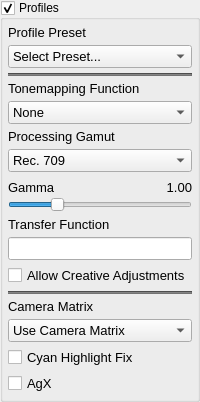
            <widget class="QGroupBox" name="groupBoxProfiles">
             <property name="title">
              <string>Profiles</string>
             </property>
             <property name="checkable">
              <bool>true</bool>
             </property>
             <layout class="QGridLayout" name="gridLayout_63">
              <property name="leftMargin">
               <number>5</number>
              </property>
              <property name="topMargin">
               <number>5</number>
              </property>
              <property name="rightMargin">
               <number>5</number>
              </property>
              <property name="bottomMargin">
               <number>5</number>
              </property>
              <item row="0" column="0">
               <widget class="QFrame" name="frameProfiles">
                <layout class="QGridLayout" name="gridLayout_62">
                 <property name="leftMargin">
                  <number>0</number>
                 </property>
                 <property name="topMargin">
                  <number>0</number>
                 </property>
                 <property name="rightMargin">
                  <number>0</number>
                 </property>
                 <property name="bottomMargin">
                  <number>0</number>
                 </property>
                 <property name="spacing">
                  <number>5</number>
                 </property>
                 <item row="8" column="0">
                  <widget class="QLabel" name="label_TransferFunction">
                   <property name="font">
                    <font>
                     <pointsize>10</pointsize>
                    </font>
                   </property>
                   <property name="text">
                    <string>Transfer Function</string>
                   </property>
                  </widget>
                 </item>
                 <item row="10" column="0">
                  <widget class="QCheckBox" name="checkBoxCreativeAdjustments">
                   <property name="enabled">
                    <bool>true</bool>
                   </property>
                   <property name="font">
                    <font>
                     <pointsize>10</pointsize>
                    </font>
                   </property>
                   <property name="toolTip">
                    <string>Warning: Having creative adjustments and log profile enabled may not give logarithmic output!</string>
                   </property>
                   <property name="layoutDirection">
                    <enum>Qt::LayoutDirection::LeftToRight</enum>
                   </property>
                   <property name="text">
                    <string>Allow Creative Adjustments</string>
                   </property>
                  </widget>
                 </item>
                 <item row="3" column="0">
                  <widget class="QLabel" name="label_TonemappingFunction">
                   <property name="font">
                    <font>
                     <pointsize>10</pointsize>
                    </font>
                   </property>
                   <property name="text">
                    <string>Tonemapping Function</string>
                   </property>
                  </widget>
                 </item>
                 <item row="5" column="0">
                  <widget class="QLabel" name="label_Gamut">
                   <property name="font">
                    <font>
                     <pointsize>10</pointsize>
                    </font>
                   </property>
                   <property name="text">
                    <string>Processing Gamut</string>
                   </property>
                  </widget>
                 </item>
                 <item row="1" column="0">
                  <widget class="NoScrollComboBox" name="comboBoxProfile">
                   <property name="minimumSize">
                    <size>
                     <width>0</width>
                     <height>0</height>
                    </size>
                   </property>
                   <property name="font">
                    <font>
                     <pointsize>10</pointsize>
                    </font>
                   </property>
                   <property name="currentText">
                    <string>Select Preset...</string>
                   </property>
                   <item>
                    <property name="text">
                     <string>Select Preset...</string>
                    </property>
                   </item>
                   <item>
                    <property name="text">
                     <string>Standard</string>
                    </property>
                   </item>
                   <item>
                    <property name="text">
                     <string>Tonemapped</string>
                    </property>
                   </item>
                   <item>
                    <property name="text">
                     <string>Film</string>
                    </property>
                   </item>
                   <item>
                    <property name="text">
                     <string>Alexa Log-C</string>
                    </property>
                   </item>
                   <item>
                    <property name="text">
                     <string>Cineon Log</string>
                    </property>
                   </item>
                   <item>
                    <property name="text">
                     <string>Sony S-Log3</string>
                    </property>
                   </item>
                   <item>
                    <property name="text">
                     <string>Linear</string>
                    </property>
                   </item>
                   <item>
                    <property name="text">
                     <string>sRGB</string>
                    </property>
                   </item>
                   <item>
                    <property name="text">
                     <string>Rec. 709</string>
                    </property>
                   </item>
                   <item>
                    <property name="text">
                     <string>Davinci WG/Intermediate</string>
                    </property>
                   </item>
                   <item>
                    <property name="text">
                     <string>Fuji F-Log</string>
                    </property>
                   </item>
                   <item>
                    <property name="text">
                     <string>Canon Log</string>
                    </property>
                   </item>
                  </widget>
                 </item>
                 <item row="6" column="0">
                  <widget class="NoScrollComboBox" name="comboBoxProcessingGamut">
                   <property name="minimumSize">
                    <size>
                     <width>0</width>
                     <height>0</height>
                    </size>
                   </property>
                   <property name="font">
                    <font>
                     <pointsize>10</pointsize>
                    </font>
                   </property>
                   <property name="currentText">
                    <string>Rec. 709</string>
                   </property>
                   <item>
                    <property name="text">
                     <string>Rec. 709</string>
                    </property>
                   </item>
                   <item>
                    <property name="text">
                     <string>Rec. 2020</string>
                    </property>
                   </item>
                   <item>
                    <property name="text">
                     <string>ACES AP0</string>
                    </property>
                   </item>
                   <item>
                    <property name="text">
                     <string>Adobe RGB</string>
                    </property>
                   </item>
                   <item>
                    <property name="text">
                     <string>Pro Photo RGB</string>
                    </property>
                   </item>
                   <item>
                    <property name="text">
                     <string>XYZ</string>
                    </property>
                   </item>
                   <item>
                    <property name="text">
                     <string>Alexa Wide Gamut RGB</string>
                    </property>
                   </item>
                   <item>
                    <property name="text">
                     <string>Sony S Gamut 3</string>
                    </property>
                   </item>
                   <item>
                    <property name="text">
                     <string>Davinci Wide Gamut</string>
                    </property>
                   </item>
                   <item>
                    <property name="text">
                     <string>ACES AP1</string>
                    </property>
                   </item>
                   <item>
                    <property name="text">
                     <string>Canon Cinema</string>
                    </property>
                   </item>
                  </widget>
                 </item>
                 <item row="7" column="0">
                  <layout class="QGridLayout" name="gridLayout_64">
                   <property name="spacing">
                    <number>0</number>
                   </property>
                   <item row="0" column="0">
                    <widget class="QLabel" name="label_GammaText">
                     <property name="font">
                      <font>
                       <pointsize>10</pointsize>
                      </font>
                     </property>
                     <property name="text">
                      <string>Gamma</string>
                     </property>
                    </widget>
                   </item>
                   <item row="0" column="1">
                    <spacer name="horizontalSpacer_Gamma">
                     <property name="orientation">
                      <enum>Qt::Orientation::Horizontal</enum>
                     </property>
                     <property name="sizeType">
                      <enum>QSizePolicy::Policy::Maximum</enum>
                     </property>
                     <property name="sizeHint" stdset="0">
                      <size>
                       <width>40</width>
                       <height>20</height>
                      </size>
                     </property>
                    </spacer>
                   </item>
                   <item row="0" column="2">
                    <widget class="DoubleClickLabel" name="label_GammaVal">
                     <property name="font">
                      <font>
                       <pointsize>10</pointsize>
                      </font>
                     </property>
                     <property name="text">
                      <string>1.00</string>
                     </property>
                     <property name="alignment">
                      <set>Qt::AlignmentFlag::AlignRight|Qt::AlignmentFlag::AlignTrailing|Qt::AlignmentFlag::AlignVCenter</set>
                     </property>
                    </widget>
                   </item>
                   <item row="1" column="0" colspan="3">
                    <widget class="NoScrollSlider" name="horizontalSliderGamma">
                     <property name="sizePolicy">
                      <sizepolicy hsizetype="Expanding" vsizetype="Fixed">
                       <horstretch>0</horstretch>
                       <verstretch>0</verstretch>
                      </sizepolicy>
                     </property>
                     <property name="maximumSize">
                      <size>
                       <width>16777215</width>
                       <height>16777215</height>
                      </size>
                     </property>
                     <property name="minimum">
                      <number>1</number>
                     </property>
                     <property name="maximum">
                      <number>400</number>
                     </property>
                     <property name="value">
                      <number>100</number>
                     </property>
                     <property name="sliderPosition">
                      <number>100</number>
                     </property>
                     <property name="orientation">
                      <enum>Qt::Orientation::Horizontal</enum>
                     </property>
                    </widget>
                   </item>
                  </layout>
                 </item>
                 <item row="2" column="0">
                  <widget class="Line" name="line_27">
                   <property name="styleSheet">
                    <string notr="true">background-color: rgb(115, 115, 115);</string>
                   </property>
                   <property name="orientation">
                    <enum>Qt::Orientation::Horizontal</enum>
                   </property>
                  </widget>
                 </item>
                 <item row="12" column="0">
                  <widget class="QLabel" name="label_39">
                   <property name="font">
                    <font>
                     <pointsize>10</pointsize>
                    </font>
                   </property>
                   <property name="text">
                    <string>Camera Matrix</string>
                   </property>
                  </widget>
                 </item>
                 <item row="13" column="0">
                  <widget class="NoScrollComboBox" name="comboBoxUseCameraMatrix">
                   <property name="font">
                    <font>
                     <pointsize>10</pointsize>
                    </font>
                   </property>
                   <property name="currentIndex">
                    <number>1</number>
                   </property>
                   <item>
                    <property name="text">
                     <string>Don't Use Camera Matrix</string>
                    </property>
                   </item>
                   <item>
                    <property name="text">
                     <string>Use Camera Matrix</string>
                    </property>
                   </item>
                   <item>
                    <property name="text">
                     <string>Uncolorscience Fix</string>
                    </property>
                   </item>
                  </widget>
                 </item>
                 <item row="14" column="0">
                  <widget class="QCheckBox" name="checkBoxExrMode">
                   <property name="font">
                    <font>
                     <pointsize>10</pointsize>
                    </font>
                   </property>
                   <property name="text">
                    <string>Cyan Highlight Fix</string>
                   </property>
                  </widget>
                 </item>
                 <item row="9" column="0">
                  <widget class="QLineEdit" name="lineEditTransferFunction">
                   <property name="font">
                    <font>
                     <pointsize>10</pointsize>
                    </font>
                   </property>
                  </widget>
                 </item>
                 <item row="4" column="0">
                  <widget class="NoScrollComboBox" name="comboBoxTonemapFct">
                   <property name="minimumSize">
                    <size>
                     <width>0</width>
                     <height>0</height>
                    </size>
                   </property>
                   <property name="font">
                    <font>
                     <pointsize>10</pointsize>
                    </font>
                   </property>
                   <property name="currentText">
                    <string>None</string>
                   </property>
                   <item>
                    <property name="text">
                     <string>None</string>
                    </property>
                   </item>
                   <item>
                    <property name="text">
                     <string>Reinhard</string>
                    </property>
                   </item>
                   <item>
                    <property name="text">
                     <string>Tangent</string>
                    </property>
                   </item>
                   <item>
                    <property name="text">
                     <string>Alexa Log C</string>
                    </property>
                   </item>
                   <item>
                    <property name="text">
                     <string>Cineon Log</string>
                    </property>
                   </item>
                   <item>
                    <property name="text">
                     <string>Sony S Log</string>
                    </property>
                   </item>
                   <item>
                    <property name="text">
                     <string>sRGB</string>
                    </property>
                   </item>
                   <item>
                    <property name="text">
                     <string>Rec. 709</string>
                    </property>
                   </item>
                   <item>
                    <property name="text">
                     <string>HLG</string>
                    </property>
                   </item>
                   <item>
                    <property name="text">
                     <string>Davinci Intermediate</string>
                    </property>
                   </item>
                   <item>
                    <property name="text">
                     <string>Reinhard 3/5</string>
                    </property>
                   </item>
                  </widget>
                 </item>
                 <item row="11" column="0">
                  <widget class="Line" name="line_20">
                   <property name="styleSheet">
                    <string notr="true">background-color: rgb(115, 115, 115);</string>
                   </property>
                   <property name="orientation">
                    <enum>Qt::Orientation::Horizontal</enum>
                   </property>
                  </widget>
                 </item>
                 <item row="0" column="0">
                  <widget class="QLabel" name="label_ProcessingProfile">
                   <property name="font">
                    <font>
                     <pointsize>10</pointsize>
                    </font>
                   </property>
                   <property name="text">
                    <string>Profile Preset</string>
                   </property>
                  </widget>
                 </item>
                 <item row="15" column="0">
                  <widget class="QCheckBox" name="checkBoxAgX">
                   <property name="font">
                    <font>
                     <pointsize>10</pointsize>
                    </font>
                   </property>
                   <property name="text">
                    <string>AgX</string>
                   </property>
                  </widget>
                 </item>
                </layout>
               </widget>
              </item>
             </layout>
            </widget>
